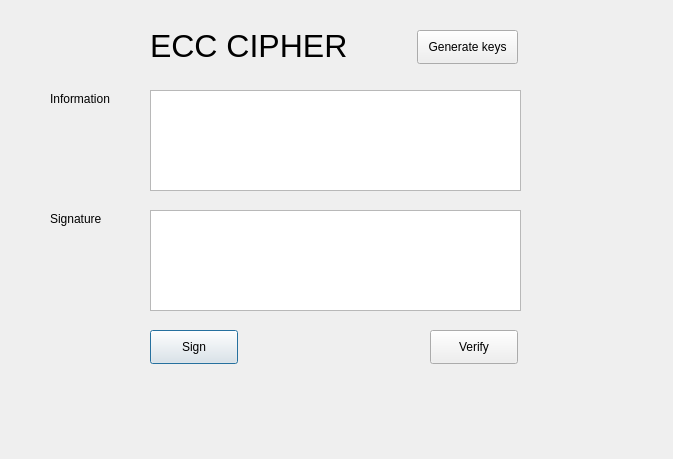
<?xml version="1.0" encoding="UTF-8"?>
<ui version="4.0">
 <class>Dialog</class>
 <widget class="QDialog" name="Dialog">
  <property name="geometry">
   <rect>
    <x>0</x>
    <y>0</y>
    <width>673</width>
    <height>459</height>
   </rect>
  </property>
  <property name="windowTitle">
   <string>Dialog</string>
  </property>
  <widget class="QPushButton" name="btnSign">
   <property name="geometry">
    <rect>
     <x>150</x>
     <y>330</y>
     <width>88</width>
     <height>34</height>
    </rect>
   </property>
   <property name="text">
    <string>Sign</string>
   </property>
  </widget>
  <widget class="QPushButton" name="btnVerify">
   <property name="geometry">
    <rect>
     <x>430</x>
     <y>330</y>
     <width>88</width>
     <height>34</height>
    </rect>
   </property>
   <property name="text">
    <string>Verify</string>
   </property>
  </widget>
  <widget class="QPlainTextEdit" name="txtSign">
   <property name="geometry">
    <rect>
     <x>150</x>
     <y>210</y>
     <width>371</width>
     <height>101</height>
    </rect>
   </property>
  </widget>
  <widget class="QPlainTextEdit" name="txtInfo">
   <property name="geometry">
    <rect>
     <x>150</x>
     <y>90</y>
     <width>371</width>
     <height>101</height>
    </rect>
   </property>
  </widget>
  <widget class="QLabel" name="label">
   <property name="geometry">
    <rect>
     <x>150</x>
     <y>20</y>
     <width>201</width>
     <height>51</height>
    </rect>
   </property>
   <property name="font">
    <font>
     <pointsize>24</pointsize>
    </font>
   </property>
   <property name="text">
    <string>ECC CIPHER</string>
   </property>
  </widget>
  <widget class="QPushButton" name="btnGenerateKeys">
   <property name="geometry">
    <rect>
     <x>417</x>
     <y>30</y>
     <width>101</width>
     <height>34</height>
    </rect>
   </property>
   <property name="text">
    <string>Generate keys</string>
   </property>
  </widget>
  <widget class="QLabel" name="label_2">
   <property name="geometry">
    <rect>
     <x>50</x>
     <y>90</y>
     <width>91</width>
     <height>18</height>
    </rect>
   </property>
   <property name="text">
    <string>Information</string>
   </property>
  </widget>
  <widget class="QLabel" name="label_3">
   <property name="geometry">
    <rect>
     <x>50</x>
     <y>210</y>
     <width>91</width>
     <height>18</height>
    </rect>
   </property>
   <property name="text">
    <string>Signature</string>
   </property>
  </widget>
 </widget>
 <resources/>
 <connections/>
</ui>
